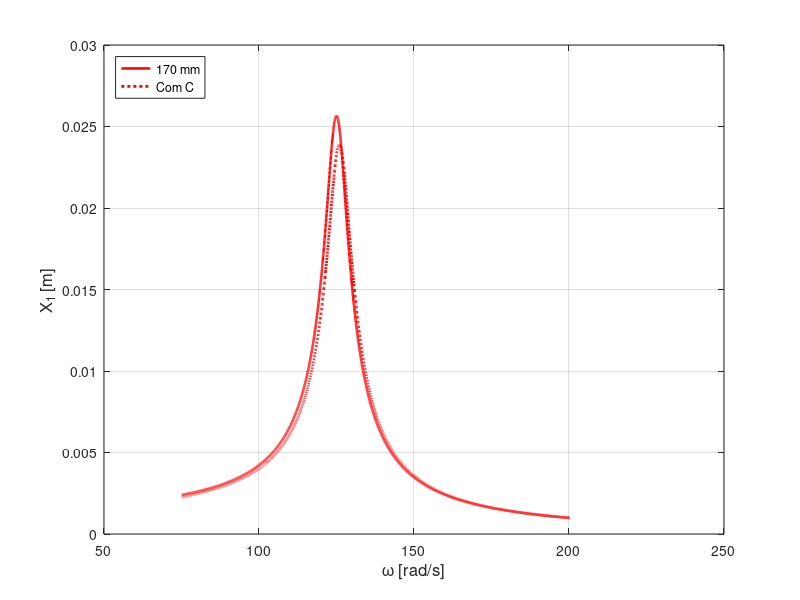
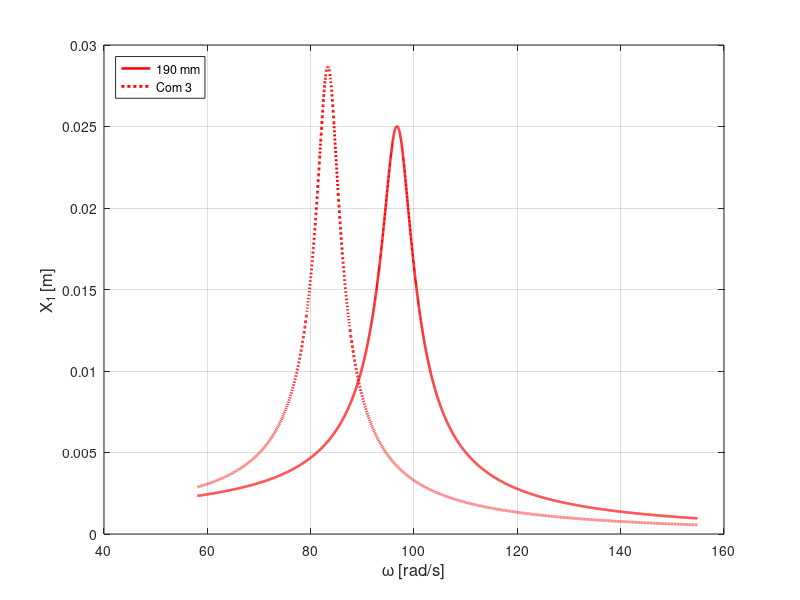
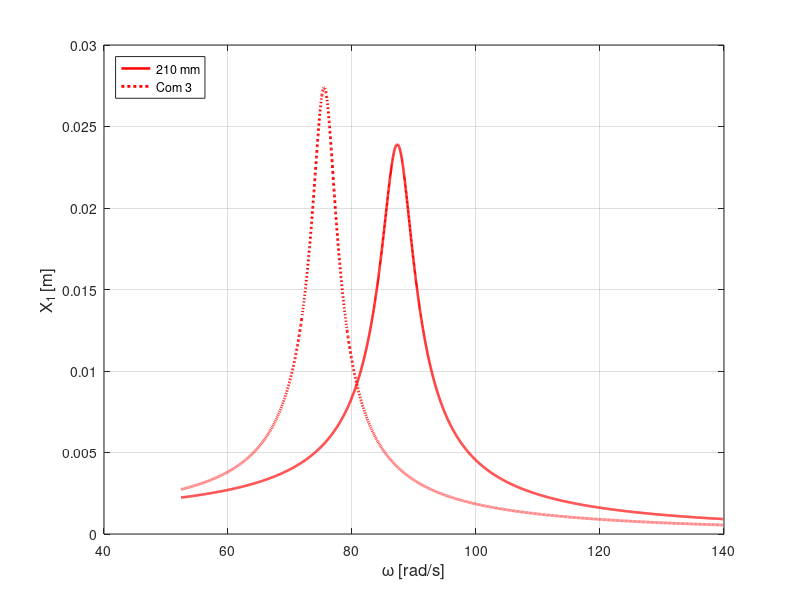
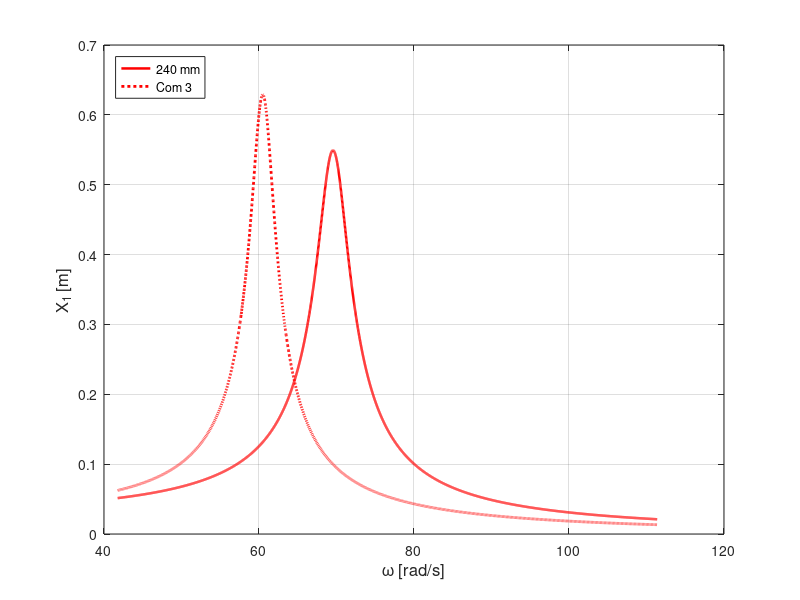

The MATLAB source for these figures, in order:
%% =====================================================
% FIGURA 29 – Resposta em frequência do sistema primário
% Abordagem EXPERIMENTAL – todos os comprimentos
% Salvamento automático em alta resolução
%% =====================================================

clear; clc;

%% -------------------------------
% DADOS EXPERIMENTAIS (Tabela 35)
%% -------------------------------
dados = [ ...
% l1  m1      k1    ADV  m2       k2     r_exp r_ideal  Xmin   F0
170  0.2179  3411  1    0.00904   38     1.046 0.990   0.43   5.25
190  0.2596  2432  2    0.08301   7334   1.127 0.929   1.45   3.65
210  0.2631  2009  2    0.08301   7334   1.110 0.929   1.59   2.88
240  0.2685  1301  2    0.08301   7334   5.373 0.931   0.02  42.86
280  0.2756   885  2    0.08301   7334   1.155 0.932   1.35   1.31
320  0.2827   588  2    0.08301   7334   8.200 0.934   0.01  42.86
360  0.2898   412  2    0.08301   7334   8.679 0.935   0.009 32.81 ];

ADV_nome = ["C3","A1"];

%% -------------------------------
% PARÂMETROS FIXOS
%% -------------------------------
zeta1 = 0.03;
zeta2 = 0.05;

cor_exp = [1 0 0];   % vermelho primário

labels = {'a','b','c','d','e','f','g'};

%% =====================================================
% LOOP – GERA E SALVA AS FIGURAS
%% =====================================================
for i = 1:size(dados,1)

    l1 = dados(i,1);
    m1 = dados(i,2);
    k1 = dados(i,3);
    adv_id = dados(i,4);
    m2 = dados(i,5);
    k2 = dados(i,6);
    F0 = dados(i,10);

    %% Sistema primário
    w1 = sqrt(k1/m1);
    c1 = 2*zeta1*m1*w1;

    %% Absorvedor
    w2 = sqrt(k2/m2);
    c2 = 2*zeta2*m2*w2;

    %% Frequência
    w = linspace(0.6*w1, 1.6*w1, 4000);

    %% Resposta SEM absorvedor
    X1_sem = F0 ./ sqrt((k1 - m1*w.^2).^2 + (c1*w).^2);

    %% Resposta COM absorvedor
    X1_com = zeros(size(w));
    for j = 1:length(w)
        W = w(j);
        Kd = [k1+k2 - m1*W^2 + 1i*W*(c1+c2),  -k2 - 1i*W*c2;
              -k2 - 1i*W*c2,                 k2 - m2*W^2 + 1i*W*c2];
        X = Kd\[F0; 0];
        X1_com(j) = abs(X(1));
    end

    %% -------------------------------
    % GRÁFICO
    %% -------------------------------
    fig = figure;

    plot(w, X1_sem, '-', 'Color', cor_exp, 'LineWidth', 1.8); hold on
    plot(w, X1_com, ':', 'Color', cor_exp, 'LineWidth', 2.0);

    xlabel('\omega [rad/s]', 'FontSize', 12);
    ylabel('X_1 [m]', 'FontSize', 12);

    legend([num2str(l1), ' mm'], ...
           ['Com ', char(ADV_nome(adv_id))], ...
           'Location','northwest');

    grid on;
    box on;

    %% -------------------------------
    % SALVAMENTO EM ALTA RESOLUÇÃO
    %% -------------------------------
    set(fig,'Units','centimeters');
    set(fig,'Position',[5 5 16 12]);   % padrão TCC

    nome_fig = ['Figura 29', labels{i}, '', num2str(l1), ''];

    print(fig, nome_fig, '-dpng', '-r300');   % PNG 300 dpi
    % print(fig, nome_fig, '-djpeg', '-r300'); % JPEG opcional

    close(fig);
end
